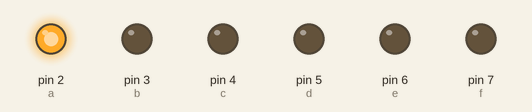
A sketch run on a simulated Arduino Uno, built with avr-gcc and run on an emulated ATmega328P. Shown: output pins drawn as LEDs (lit = HIGH).

Above: at 0.05 s.
At 0.55 s:
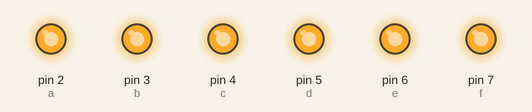
At 0.75 s:
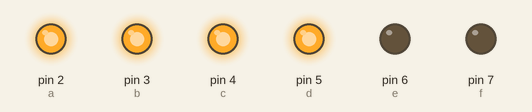
At 1.45 s:
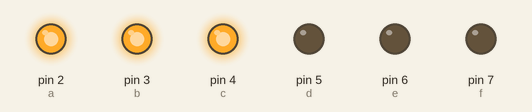
At 2.15 s:
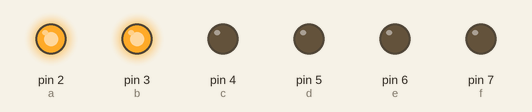
At 2.85 s:
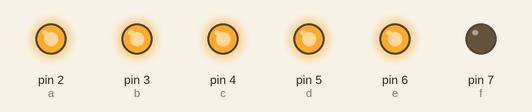
Timing chart, 0 to 3.1 s (numbered marks = the images above):
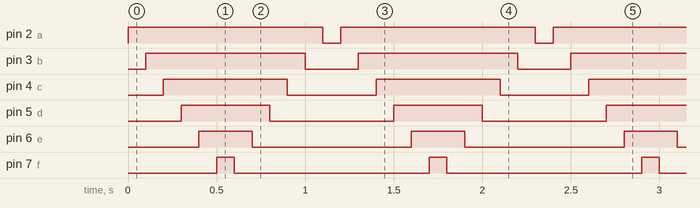

Measured:
- by itself, pin 2 (a): alternates HIGH for 1.1 s and LOW for 0.10 s
- by itself, pin 3 (b): alternates HIGH for 0.90 s and LOW for 0.30 s
- by itself, pin 4 (c): alternates HIGH for 0.70 s and LOW for 0.50 s
- by itself, pin 5 (d): alternates HIGH for 0.50 s and LOW for 0.70 s
- by itself, pin 6 (e): alternates HIGH for 0.30 s and LOW for 0.90 s
- by itself, pin 7 (f): alternates HIGH for 0.10 s and LOW for 1.1 s

The sketch:

2-7_in_order.ino
```cpp
int a = 2;
int b = 3;
int c = 4;
int d = 5;
int e = 6;
int f = 7;


void setup() {
  pinMode(a,OUTPUT);
  pinMode(b,OUTPUT);
  pinMode(c,OUTPUT);
  pinMode(d,OUTPUT);
  pinMode(e,OUTPUT);
  pinMode(f,OUTPUT);

}

void loop() {
  // on
  digitalWrite(a,HIGH);
  delay(100);
  digitalWrite(b,HIGH);
  delay(100);
  digitalWrite(c,HIGH);
  delay(100);
  digitalWrite(d,HIGH);
  delay(100);
  digitalWrite(e,HIGH);
  delay(100);
  digitalWrite(f,HIGH);
  delay(100);
  // off
  digitalWrite(f,LOW);
  delay(100);
  digitalWrite(e,LOW);
  delay(100);
  digitalWrite(d,LOW);
  delay(100);
  digitalWrite(c,LOW);
  delay(100);
  digitalWrite(b,LOW);
  delay(100);
  digitalWrite(a,LOW);
  delay(100);

}
```
